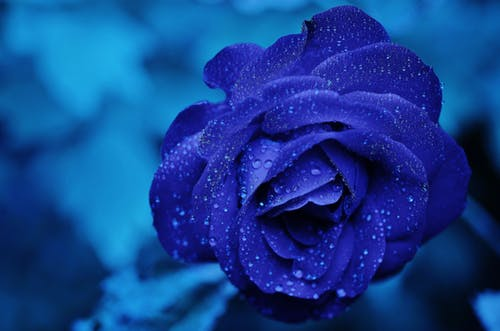
#> input picture opencv_codes/Images/flower.jpeg, 500 x 331 px
$ python image_thresholding.py
#> lines starting #> are read from the running program, lines starting #| are printed output that depends on the picture; after the words box and inside, x2 and y2 are one past the last pixel; in counts of white or black regions, pixels touching at a corner belong together
#!/usr/bin/env python


import numpy as np
import cv2

def read_image(image_name, as_gray):
#> called with image_name = 'Images/flower.jpeg', as_gray = True
    if as_gray:
        image = cv2.imread(image_name, cv2.IMREAD_GRAYSCALE)
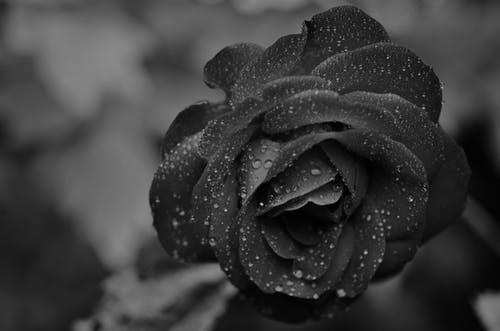
#> image: shape (331, 500); min 0, max 208, mean 59.8
    else:
        image = cv2.imread(image_name, cv2.IMREAD_COLOR)
    cv2.imshow("RGB Image", image)
    return image

def basic_thresholding(gray_image, threshold_value):
#> called with threshold_value = 115
    ret, thresh_basic = cv2.threshold(gray_image, threshold_value, 255, cv2.THRESH_BINARY_INV)
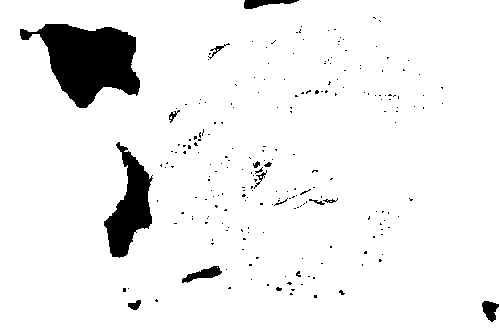
#> thresh_basic: shape (331, 500); 93.7% white; 226 black regions (212 under 20 px), largest, box (x1, y1, x2, y2) and area: (20, 24, 140, 108) 5845, (104, 142, 153, 258) 2711, (182, 266, 222, 283) 301
#> ret = 115
    cv2.imshow("Basic Binary Image", thresh_basic)

def adaptive_thresholding(rgb_image, threshold_value):
#> called with threshold_value = 115
    adaptive_threshold_image = cv2.adaptiveThreshold(rgb_image, 255, cv2.ADAPTIVE_THRESH_GAUSSIAN_C, cv2.THRESH_BINARY_INV, threshold_value, 2)
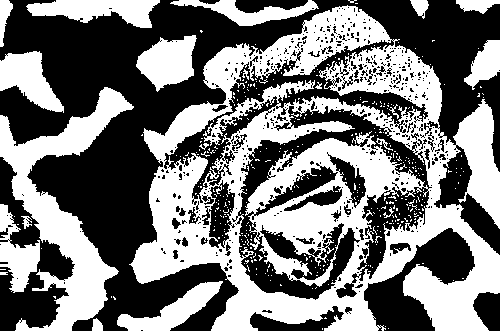
#> adaptive_threshold_image: shape (331, 500); 47.2% white; 386 white regions (364 under 20 px), largest, box (x1, y1, x2, y2) and area: (129, 5, 500, 331) 53048, (0, 87, 134, 331) 10056, (26, 0, 160, 28) 2253
    cv2.imshow("Adaptive Threshold Image", adaptive_threshold_image)

def main():
    image_name = "Images/flower.jpeg"
    as_gray = True
    threshold_value = 115
    gray_image = read_image(image_name, as_gray)
    basic_thresholding(gray_image, threshold_value)
    adaptive_thresholding(gray_image, threshold_value)
    cv2.waitKey(0)
    cv2.destroyAllWindows()

if __name__=='__main__':
    main()

$ run again, with opencv_codes/Images/tennis.jpg copied over opencv_codes/Images/flower.jpeg
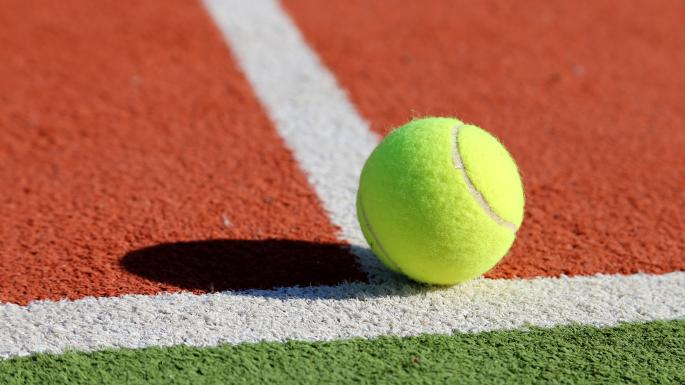
#> input picture opencv_codes/Images/tennis.jpg, 685 x 385 px
#> in basic_thresholding, `ret, thresh_basic = cv2.threshold(gray_image, threshold_value, 255, cv..`:
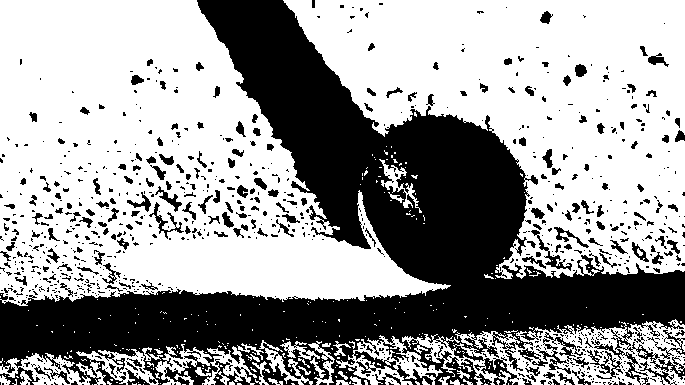
#> thresh_basic: shape (385, 685); 61.8% white; 935 black regions (729 under 20 px), largest, box (x1, y1, x2, y2) and area: (0, 0, 685, 385) 86228, (587, 350, 623, 379) 303, (531, 230, 572, 271) 281
#> ret = 115
#> in adaptive_thresholding, `adaptive_threshold_image = cv2.adaptiveThreshold(rgb_image, 255, cv2.A..`:
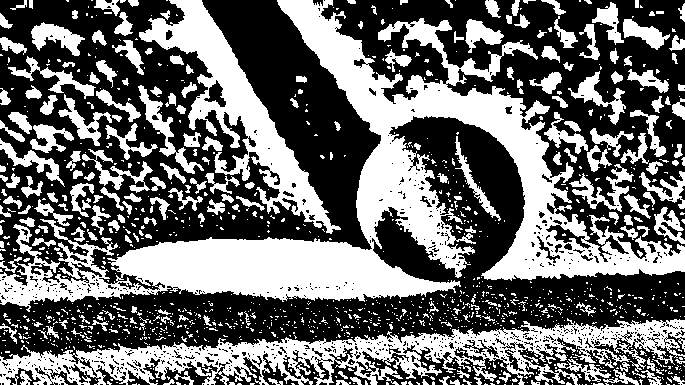
#> adaptive_threshold_image: shape (385, 685); 42.2% white; 1316 white regions (1088 under 20 px), largest, box (x1, y1, x2, y2) and area: (0, 0, 685, 312) 48954, (0, 318, 685, 385) 17531, (139, 0, 341, 234) 10650

$ run again, with opencv_codes/Images/tennis02.jpg copied over opencv_codes/Images/flower.jpeg
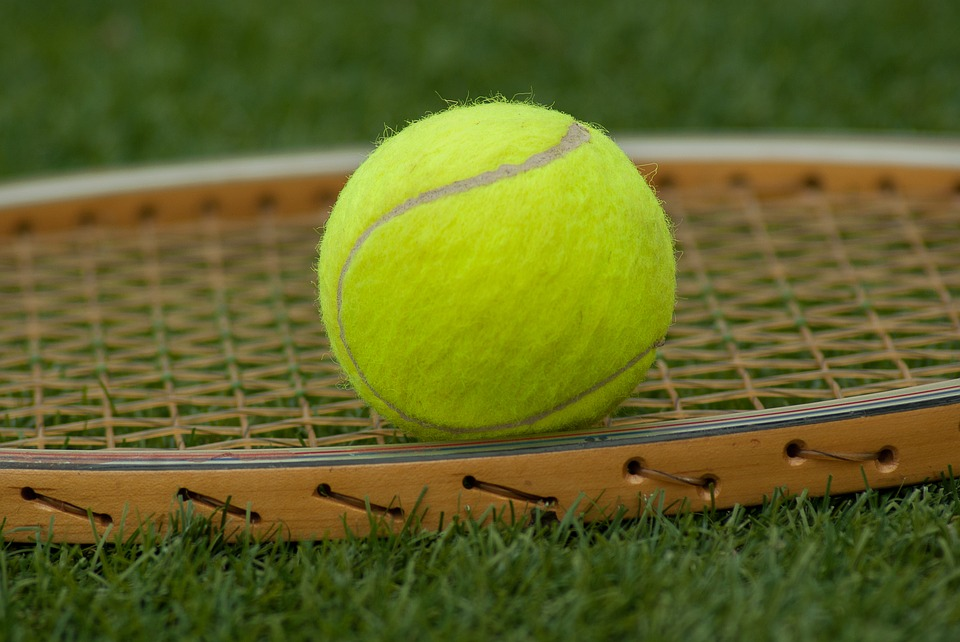
#> input picture opencv_codes/Images/tennis02.jpg, 960 x 642 px
#> in basic_thresholding, `ret, thresh_basic = cv2.threshold(gray_image, threshold_value, 255, cv..`:
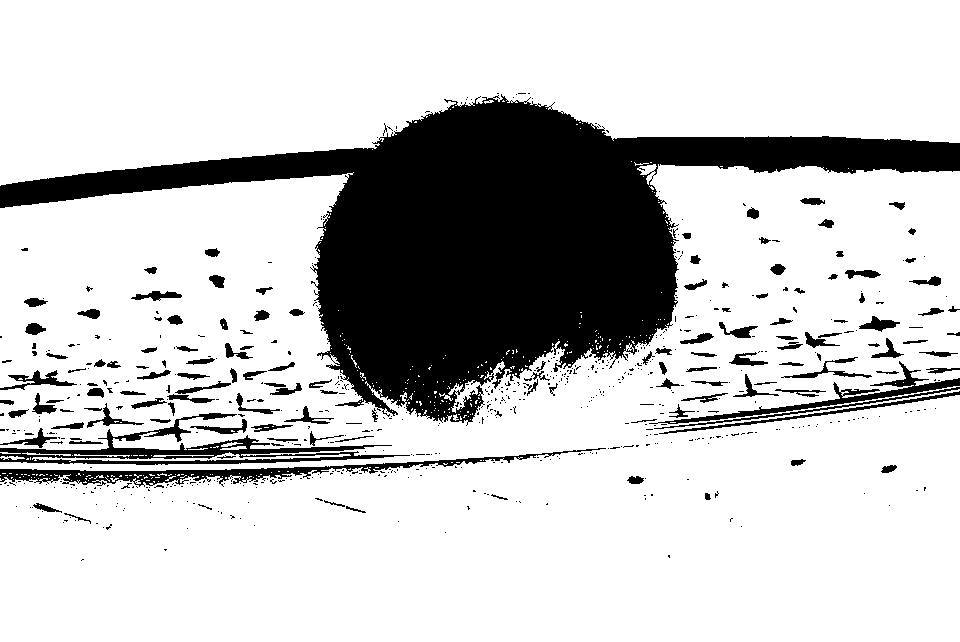
#> thresh_basic: shape (642, 960); 78.8% white; 674 black regions (535 under 20 px), largest, box (x1, y1, x2, y2) and area: (0, 94, 960, 426) 103712, (0, 413, 410, 465) 4955, (0, 448, 606, 487) 4033
#> ret = 115
#> in adaptive_thresholding, `adaptive_threshold_image = cv2.adaptiveThreshold(rgb_image, 255, cv2.A..`:
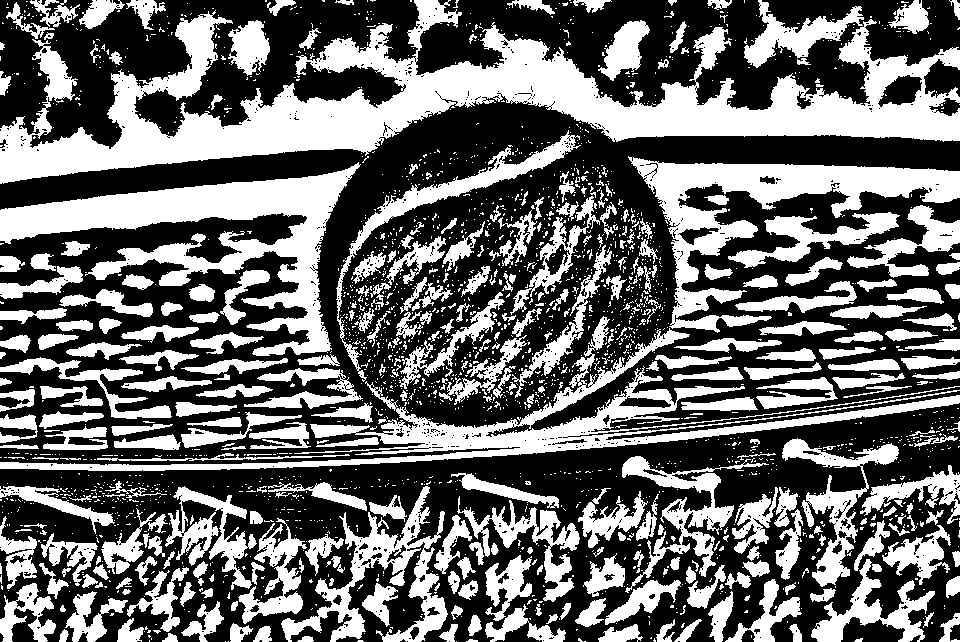
#> adaptive_threshold_image: shape (642, 960); 41.3% white; 2299 white regions (1947 under 20 px), largest, box (x1, y1, x2, y2) and area: (0, 0, 960, 184) 54942, (0, 162, 361, 356) 20543, (0, 316, 960, 471) 17948
